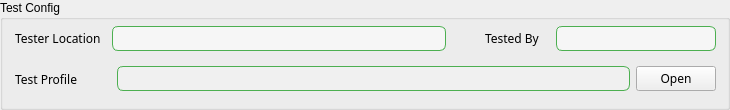
   <widget class="QGroupBox" name="groupBox_TestConfig">
    <property name="geometry">
     <rect>
      <x>10</x>
      <y>5</y>
      <width>730</width>
      <height>110</height>
     </rect>
    </property>
    <property name="font">
     <font>
      <family>Microsoft YaHei UI</family>
      <pointsize>9</pointsize>
     </font>
    </property>
    <property name="styleSheet">
     <string notr="true">QGroupBox::groupBox_TestConfig {
    font: bold 14pt &quot;Arial&quot;;
    color: #FF17365D;
    background-color: transparent;
}</string>
    </property>
    <property name="title">
     <string>Test Config</string>
    </property>
    <widget class="QWidget" name="horizontalLayoutWidget_8">
     <property name="geometry">
      <rect>
       <x>10</x>
       <y>60</y>
       <width>711</width>
       <height>38</height>
      </rect>
     </property>
     <property name="font">
      <font>
       <family>Microsoft JhengHei</family>
       <pointsize>9</pointsize>
      </font>
     </property>
     <layout class="QHBoxLayout" name="horizontalLayout_TestProfile">
      <property name="leftMargin">
       <number>5</number>
      </property>
      <property name="topMargin">
       <number>5</number>
      </property>
      <property name="rightMargin">
       <number>5</number>
      </property>
      <property name="bottomMargin">
       <number>5</number>
      </property>
      <item>
       <widget class="QLabel" name="label_TestProfile">
        <property name="sizePolicy">
         <sizepolicy hsizetype="Fixed" vsizetype="Preferred">
          <horstretch>0</horstretch>
          <verstretch>0</verstretch>
         </sizepolicy>
        </property>
        <property name="font">
         <font>
          <family>Microsoft JhengHei</family>
          <pointsize>9</pointsize>
         </font>
        </property>
        <property name="text">
         <string>Test Profile</string>
        </property>
       </widget>
      </item>
      <item>
       <spacer name="horizontalSpacer_11">
        <property name="orientation">
         <enum>Qt::Horizontal</enum>
        </property>
        <property name="sizeType">
         <enum>QSizePolicy::Fixed</enum>
        </property>
        <property name="sizeHint" stdset="0">
         <size>
          <width>33</width>
          <height>0</height>
         </size>
        </property>
       </spacer>
      </item>
      <item>
       <widget class="QLineEdit" name="lineEdit_TestProfile">
        <property name="sizePolicy">
         <sizepolicy hsizetype="Expanding" vsizetype="Fixed">
          <horstretch>0</horstretch>
          <verstretch>0</verstretch>
         </sizepolicy>
        </property>
        <property name="font">
         <font>
          <family>Microsoft JhengHei</family>
          <pointsize>9</pointsize>
         </font>
        </property>
        <property name="focusPolicy">
         <enum>Qt::ClickFocus</enum>
        </property>
        <property name="layoutDirection">
         <enum>Qt::LeftToRight</enum>
        </property>
        <property name="styleSheet">
         <string notr="true">QLineEdit {
    border: 1px solid #4CAF50;   /* 绿色边框 */
    border-radius: 6px;          /* 圆角半径 */
    padding: 2px 6px;            /* 内边距，让文字不贴边 */
    background-color: #F0F0F0;   /* 背景颜色 */
}
</string>
        </property>
        <property name="inputMethodHints">
         <set>Qt::ImhHiddenText</set>
        </property>
        <property name="alignment">
         <set>Qt::AlignLeading|Qt::AlignLeft|Qt::AlignVCenter</set>
        </property>
        <property name="readOnly">
         <bool>true</bool>
        </property>
       </widget>
      </item>
      <item>
       <widget class="QPushButton" name="pushButton_TestProfile">
        <property name="sizePolicy">
         <sizepolicy hsizetype="Fixed" vsizetype="Fixed">
          <horstretch>0</horstretch>
          <verstretch>0</verstretch>
         </sizepolicy>
        </property>
        <property name="font">
         <font>
          <family>Microsoft JhengHei</family>
          <pointsize>9</pointsize>
         </font>
        </property>
        <property name="cursor">
         <cursorShape>PointingHandCursor</cursorShape>
        </property>
        <property name="focusPolicy">
         <enum>Qt::NoFocus</enum>
        </property>
        <property name="text">
         <string>Open</string>
        </property>
       </widget>
      </item>
     </layout>
    </widget>
    <widget class="QWidget" name="horizontalLayoutWidget_10">
     <property name="geometry">
      <rect>
       <x>480</x>
       <y>20</y>
       <width>241</width>
       <height>37</height>
      </rect>
     </property>
     <property name="font">
      <font>
       <family>Microsoft JhengHei</family>
       <pointsize>9</pointsize>
      </font>
     </property>
     <layout class="QHBoxLayout" name="horizontalLayout_TestedBy">
      <property name="leftMargin">
       <number>5</number>
      </property>
      <property name="topMargin">
       <number>5</number>
      </property>
      <property name="rightMargin">
       <number>5</number>
      </property>
      <property name="bottomMargin">
       <number>5</number>
      </property>
      <item>
       <widget class="QLabel" name="label_TestedBy">
        <property name="sizePolicy">
         <sizepolicy hsizetype="Fixed" vsizetype="Preferred">
          <horstretch>0</horstretch>
          <verstretch>0</verstretch>
         </sizepolicy>
        </property>
        <property name="font">
         <font>
          <family>Microsoft JhengHei</family>
          <pointsize>9</pointsize>
         </font>
        </property>
        <property name="text">
         <string>Tested By</string>
        </property>
       </widget>
      </item>
      <item>
       <spacer name="horizontalSpacer_16">
        <property name="orientation">
         <enum>Qt::Horizontal</enum>
        </property>
        <property name="sizeType">
         <enum>QSizePolicy::Fixed</enum>
        </property>
        <property name="sizeHint" stdset="0">
         <size>
          <width>10</width>
          <height>20</height>
         </size>
        </property>
       </spacer>
      </item>
      <item>
       <widget class="QComboBox" name="comboBox_TestedBy">
        <property name="font">
         <font>
          <family>Microsoft JhengHei</family>
          <pointsize>9</pointsize>
         </font>
        </property>
        <property name="cursor">
         <cursorShape>PointingHandCursor</cursorShape>
        </property>
        <property name="focusPolicy">
         <enum>Qt::NoFocus</enum>
        </property>
        <property name="styleSheet">
         <string notr="true">/* 1) 外框圆角 */
QComboBox {
    border: 1px solid #4CAF50;
    border-radius: 6px;
    padding: 2px 28px 2px 8px;   /* 右侧预留给箭头 */
    background: #F6F6F6;
}

/* 2) 右侧按钮区去掉方框，只保留圆角过渡 */
QComboBox::drop-down {
    subcontrol-origin: padding;
    subcontrol-position: top right;
    width: 22px;
    border: none;
    background: transparent;
    border-top-right-radius: 6px;
    border-bottom-right-radius: 6px;
}

/* 3) 指定自定义小三角 */
QComboBox::down-arrow {
    image: url(:/icons/chevron-down.svg);
    width: 12px;
    height: 12px;
    margin-right: 4px; /* 让它别贴边，可按需调 */
}

/* （可选）下拉展开时用向上三角 */
QComboBox::down-arrow:on {
    image: url(:/icons/chevron-up.svg);
}
</string>
        </property>
        <property name="editable">
         <bool>false</bool>
        </property>
       </widget>
      </item>
     </layout>
    </widget>
    <widget class="QWidget" name="horizontalLayoutWidget_9">
     <property name="geometry">
      <rect>
       <x>10</x>
       <y>20</y>
       <width>441</width>
       <height>37</height>
      </rect>
     </property>
     <property name="font">
      <font>
       <family>Microsoft JhengHei</family>
       <pointsize>9</pointsize>
      </font>
     </property>
     <layout class="QHBoxLayout" name="horizontalLayout_TesterLocation">
      <property name="leftMargin">
       <number>5</number>
      </property>
      <property name="topMargin">
       <number>5</number>
      </property>
      <property name="rightMargin">
       <number>5</number>
      </property>
      <property name="bottomMargin">
       <number>5</number>
      </property>
      <item>
       <widget class="QLabel" name="label_TesterLocation">
        <property name="sizePolicy">
         <sizepolicy hsizetype="Fixed" vsizetype="Preferred">
          <horstretch>0</horstretch>
          <verstretch>0</verstretch>
         </sizepolicy>
        </property>
        <property name="font">
         <font>
          <family>Microsoft JhengHei</family>
          <pointsize>9</pointsize>
         </font>
        </property>
        <property name="text">
         <string>Tester Location</string>
        </property>
       </widget>
      </item>
      <item>
       <spacer name="horizontalSpacer_13">
        <property name="orientation">
         <enum>Qt::Horizontal</enum>
        </property>
        <property name="sizeType">
         <enum>QSizePolicy::Fixed</enum>
        </property>
        <property name="sizeHint" stdset="0">
         <size>
          <width>5</width>
          <height>0</height>
         </size>
        </property>
       </spacer>
      </item>
      <item>
       <widget class="QComboBox" name="comboBox_TesterLocation">
        <property name="sizePolicy">
         <sizepolicy hsizetype="Preferred" vsizetype="Fixed">
          <horstretch>0</horstretch>
          <verstretch>0</verstretch>
         </sizepolicy>
        </property>
        <property name="font">
         <font>
          <family>Microsoft JhengHei</family>
          <pointsize>9</pointsize>
         </font>
        </property>
        <property name="cursor">
         <cursorShape>PointingHandCursor</cursorShape>
        </property>
        <property name="focusPolicy">
         <enum>Qt::NoFocus</enum>
        </property>
        <property name="styleSheet">
         <string notr="true">/* 1) 外框圆角 */
QComboBox {
    border: 1px solid #4CAF50;
    border-radius: 6px;
    padding: 2px 28px 2px 8px;   /* 右侧预留给箭头 */
    background: #F6F6F6;
}

/* 2) 右侧按钮区去掉方框，只保留圆角过渡 */
QComboBox::drop-down {
    subcontrol-origin: padding;
    subcontrol-position: top right;
    width: 22px;
    border: none;
    background: transparent;
    border-top-right-radius: 6px;
    border-bottom-right-radius: 6px;
}

/* 3) 指定自定义小三角 */
QComboBox::down-arrow {
    image: url(:/icons/chevron-down.svg);
    width: 12px;
    height: 12px;
    margin-right: 4px; /* 让它别贴边，可按需调 */
}

/* （可选）下拉展开时用向上三角 */
QComboBox::down-arrow:on {
    image: url(:/icons/chevron-up.svg);
}
</string>
        </property>
        <property name="editable">
         <bool>false</bool>
        </property>
       </widget>
      </item>
     </layout>
    </widget>
   </widget>
